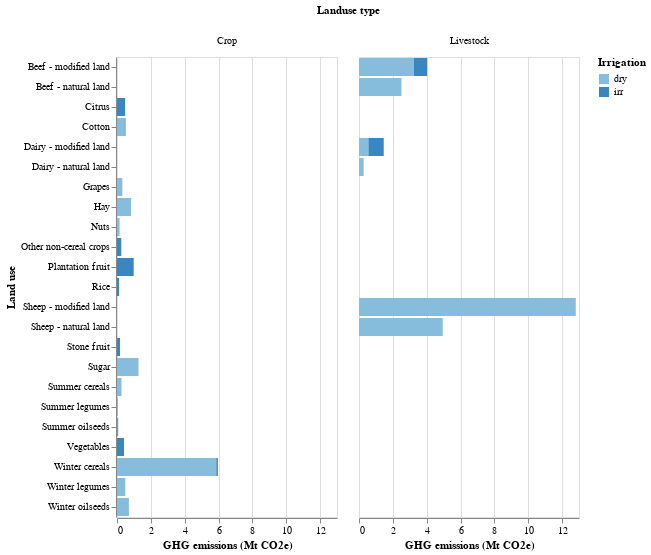

Notebook source saved alongside this figure:
### Code cell
alt.Chart(GHG_ag_lu_lm).mark_bar().encode(
    column="Landuse type:O",
    tooltip=[alt.Tooltip('Irrigation:O', title='Irrigation'),
            alt.Tooltip('GHG emissions (Mt CO2e):Q', title='Emissions (Mt CO2e)')],
    x="GHG emissions (Mt CO2e):Q",
    y="Land use:O",
    color="Irrigation:O",
).properties(width=220)

### Figure 1 — Vega-Lite specification as saved in the notebook (floating-point values rounded to 4 significant figures)
{"config": {"view": {"continuousWidth": 300, "continuousHeight": 300}}, "data": {"name": "data-fe0f0ec3cbe33f0c725f2d7eb693f306"}, "mark": {"type": "bar"}, "encoding": {"color": {"field": "Irrigation", "type": "ordinal"}, "column": {"field": "Landuse type", "type": "ordinal"}, "tooltip": [{"field": "Irrigation", "title": "Irrigation", "type": "ordinal"}, {"field": "GHG emissions (Mt CO2e)", "title": "Emissions (Mt CO2e)", "type": "quantitative"}], "x": {"field": "GHG emissions (Mt CO2e)", "type": "quantitative"}, "y": {"field": "Land use", "type": "ordinal"}}, "width": 220, "$schema": "https://vega.github.io/schema/vega-lite/v5.15.1.json", "datasets": {"data-fe0f0ec3cbe33f0c725f2d7eb693f306": [{"Land use": "Beef - modified land", "Landuse type": "Livestock", "Irrigation": "dry", "GHG emissions (Mt CO2e)": 3.252}, {"Land use": "Beef - natural land", "Landuse type": "Livestock", "Irrigation": "dry", "GHG emissions (Mt CO2e)": 2.509}, {"Land use": "Cotton", "Landuse type": "Crop", "Irrigation": "dry", "GHG emissions (Mt CO2e)": 0.446}, {"Land use": "Dairy - modified land", "Landuse type": "Livestock", "Irrigation": "dry", "GHG emissions (Mt CO2e)": 0.5569}, {"Land use": "Dairy - natural land", "Landuse type": "Livestock", "Irrigation": "dry", "GHG emissions (Mt CO2e)": 0.2742}, {"Land use": "Grapes", "Landuse type": "Crop", "Irrigation": "dry", "GHG emissions (Mt CO2e)": 0.2812}, {"Land use": "Hay", "Landuse type": "Crop", "Irrigation": "dry", "GHG emissions (Mt CO2e)": 0.8206}, {"Land use": "Nuts", "Landuse type": "Crop", "Irrigation": "dry", "GHG emissions (Mt CO2e)": 0.1515}, {"Land use": "Rice", "Landuse type": "Crop", "Irrigation": "dry", "GHG emissions (Mt CO2e)": 0.001416}, {"Land use": "Sheep - modified land", "Landuse type": "Livestock", "Irrigation": "dry", "GHG emissions (Mt CO2e)": 12.76}, {"Land use": "Sheep - natural land", "Landuse type": "Livestock", "Irrigation": "dry", "GHG emissions (Mt CO2e)": 4.948}, {"Land use": "Sugar", "Landuse type": "Crop", "Irrigation": "dry", "GHG emissions (Mt CO2e)": 1.246}, {"Land use": "Summer cereals", "Landuse type": "Crop", "Irrigation": "dry", "GHG emissions (Mt CO2e)": 0.2596}, {"Land use": "Summer legumes", "Landuse type": "Crop", "Irrigation": "dry", "GHG emissions (Mt CO2e)": 0.0562}, {"Land use": "Summer oilseeds", "Landuse type": "Crop", "Irrigation": "dry", "GHG emissions (Mt CO2e)": 0.02}, {"Land use": "Vegetables", "Landuse type": "Crop", "Irrigation": "dry", "GHG emissions (Mt CO2e)": 0.000104}, {"Land use": "Winter cereals", "Landuse type": "Crop", "Irrigation": "dry", "GHG emissions (Mt CO2e)": 5.867}, {"Land use": "Winter legumes", "Landuse type": "Crop", "Irrigation": "dry", "GHG emissions (Mt CO2e)": 0.4884}, {"Land use": "Winter oilseeds", "Landuse type": "Crop", "Irrigation": "dry", "GHG emissions (Mt CO2e)": 0.701}, {"Land use": "Beef - modified land", "Landuse type": "Livestock", "Irrigation": "irr", "GHG emissions (Mt CO2e)": 0.7738}, {"Land use": "Citrus", "Landuse type": "Crop", "Irrigation": "irr", "GHG emissions (Mt CO2e)": 0.4811}, {"Land use": "Cotton", "Landuse type": "Crop", "Irrigation": "irr", "GHG emissions (Mt CO2e)": 0.05472}, {"Land use": "Dairy - modified land", "Landuse type": "Livestock", "Irrigation": "irr", "GHG emissions (Mt CO2e)": 0.9047}, {"Land use": "Grapes", "Landuse type": "Crop", "Irrigation": "irr", "GHG emissions (Mt CO2e)": 0.02627}, {"Land use": "Hay", "Landuse type": "Crop", "Irrigation": "irr", "GHG emissions (Mt CO2e)": 0.009319}, {"Land use": "Other non-cereal crops", "Landuse type": "Crop", "Irrigation": "irr", "GHG emissions (Mt CO2e)": 0.2537}, {"Land use": "Plantation fruit", "Landuse type": "Crop", "Irrigation": "irr", "GHG emissions (Mt CO2e)": 0.9864}, {"Land use": "Rice", "Landuse type": "Crop", "Irrigation": "irr", "GHG emissions (Mt CO2e)": 0.1231}, {"Land use": "Sheep - modified land", "Landuse type": "Livestock", "Irrigation": "irr", "GHG emissions (Mt CO2e)": 0.03141}, {"Land use": "Stone fruit", "Landuse type": "Crop", "Irrigation": "irr", "GHG emissions (Mt CO2e)": 0.1817}, {"Land use": "Sugar", "Landuse type": "Crop", "Irrigation": "irr", "GHG emissions (Mt CO2e)": 0.0152}, {"Land use": "Summer cereals", "Landuse type": "Crop", "Irrigation": "irr", "GHG emissions (Mt CO2e)": 0.004982}, {"Land use": "Summer oilseeds", "Landuse type": "Crop", "Irrigation": "irr", "GHG emissions (Mt CO2e)": 0.04959}, {"Land use": "Vegetables", "Landuse type": "Crop", "Irrigation": "irr", "GHG emissions (Mt CO2e)": 0.4144}, {"Land use": "Winter cereals", "Landuse type": "Crop", "Irrigation": "irr", "GHG emissions (Mt CO2e)": 0.09524}, {"Land use": "Winter legumes", "Landuse type": "Crop", "Irrigation": "irr", "GHG emissions (Mt CO2e)": 1.51e-05}, {"Land use": "Winter oilseeds", "Landuse type": "Crop", "Irrigation": "irr", "GHG emissions (Mt CO2e)": 0.0002793}]}}
